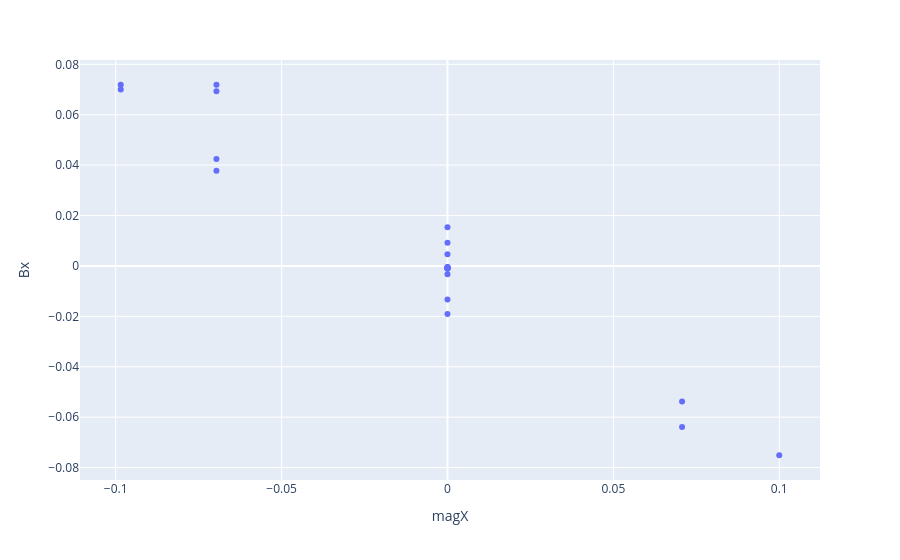
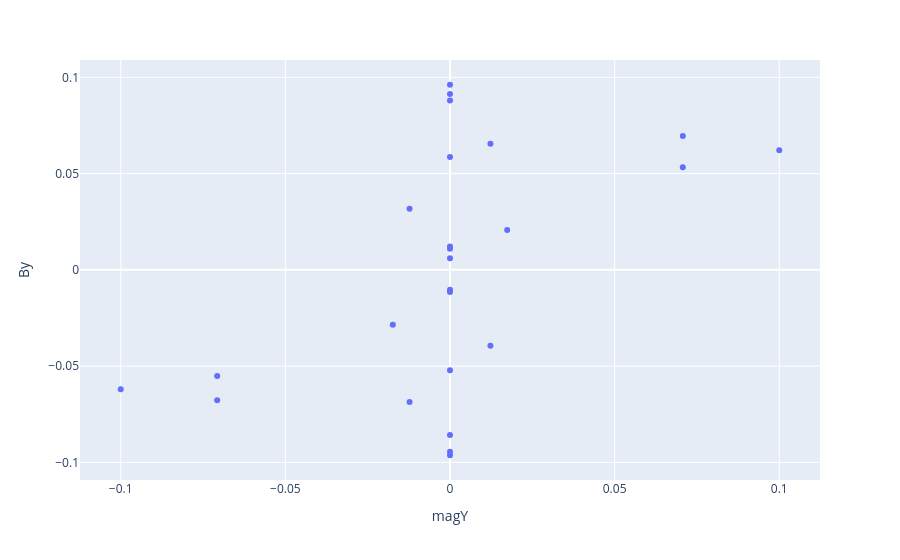
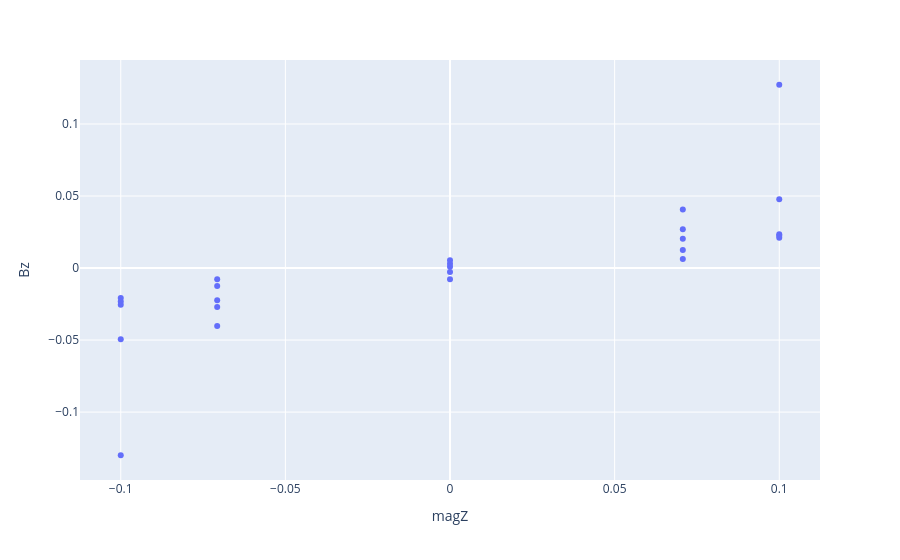

Write notebook code for charts like these, in order.
### Markdown cell above
# 1) is it centered?
I ran the centering code called centerCalibGui.py, but seems like it didn't do a great job.

it says that the center coordinates are 31.04499272827137, and 24.73

### Code cell
df1 = rename_columns(pd.read_csv("1centerQ.csv", comment = ";",  parse_dates=[' pd.Timestamp.now #now','queueT'])) #parse dates for convenience only

phi = np.deg2rad(df1['magnet.phi'])
elev = np.deg2rad(df1['magnet.theta'])   # theta = elevation from horizon
B = df1['magnet.field']

df1['magX'] = B * np.cos(elev) * np.cos(phi)
df1['magY'] = B * np.cos(elev) * np.sin(phi)
df1['magZ'] = B * np.sin(elev)
px.scatter(df1, "magX", "Bx").show()
px.scatter(df1, "magY", "By").show()
px.scatter(df1, "magZ", "Bz").show()

### Figure 1 — Plotly figure (JSON) as saved in the notebook; plotly's stock layout.template omitted (floating-point values rounded to 4 significant figures)
{"data": [{"hovertemplate": "magX=%{x}<br>Bx=%{y}<extra></extra>", "legendgroup": "", "marker": {"color": "#636efa", "symbol": "circle"}, "mode": "markers", "name": "", "orientation": "v", "showlegend": false, "type": "scatter", "x": [0.1, 0.07071, 6.123e-18, 0.07071, 6.123e-18, 6.123e-18, 4.33e-18, 3.749e-34, 4.33e-18, 3.749e-34, 6.123e-18, 4.33e-18, 3.749e-34, 4.33e-18, 3.749e-34, -0.09848, -0.06964, -6.03e-18, -0.06964, -6.03e-18, -0.09848, -0.06964, -6.03e-18, -0.06964, -6.03e-18], "xaxis": "x", "y": [-0.07511, -0.0538, 0.004606, -0.06386, -0.003269, -0.0005105, -0.000536, -0.0005471, -0.0005146, -0.0008456, -0.001055, -0.001111, -0.0006879, -0.001024, -0.000924, 0.07189, 0.04247, -0.01335, 0.06929, 0.009226, 0.07003, 0.07187, 0.01539, 0.03778, -0.01902], "yaxis": "y"}], "layout": {"legend": {"tracegroupgap": 0}, "margin": {"t": 60}, "xaxis": {"anchor": "y", "domain": [0, 1], "title": {"text": "magX"}}, "yaxis": {"anchor": "x", "domain": [0, 1], "title": {"text": "Bx"}}}}

### Figure 2 — Plotly figure (JSON) as saved in the notebook; plotly's stock layout.template omitted (floating-point values rounded to 4 significant figures)
{"data": [{"hovertemplate": "magY=%{x}<br>By=%{y}<extra></extra>", "legendgroup": "", "marker": {"color": "#636efa", "symbol": "circle"}, "mode": "markers", "name": "", "orientation": "v", "showlegend": false, "type": "scatter", "x": [0.0, 0.0, 0.0, 0.0, 0.0, 0.1, 0.07071, 6.123e-18, 0.07071, 6.123e-18, -0.1, -0.07071, -6.123e-18, -0.07071, -6.123e-18, 0.01736, 0.01228, 1.063e-18, 0.01228, 1.063e-18, -0.01736, -0.01228, -1.063e-18, -0.01228, -1.063e-18], "xaxis": "x", "y": [0.006039, 0.05857, 0.09137, -0.05215, -0.09441, 0.06218, 0.0533, 0.01093, 0.0695, -0.01032, -0.06201, -0.06773, 0.01215, -0.05518, -0.01149, 0.02073, 0.06546, 0.08801, -0.03941, -0.09628, -0.02848, 0.03174, 0.09615, -0.06857, -0.08572], "yaxis": "y"}], "layout": {"legend": {"tracegroupgap": 0}, "margin": {"t": 60}, "xaxis": {"anchor": "y", "domain": [0, 1], "title": {"text": "magY"}}, "yaxis": {"anchor": "x", "domain": [0, 1], "title": {"text": "By"}}}}

### Figure 3 — Plotly figure (JSON) as saved in the notebook; plotly's stock layout.template omitted (floating-point values rounded to 4 significant figures)
{"data": [{"hovertemplate": "magZ=%{x}<br>Bz=%{y}<extra></extra>", "legendgroup": "", "marker": {"color": "#636efa", "symbol": "circle"}, "mode": "markers", "name": "", "orientation": "v", "showlegend": false, "type": "scatter", "x": [-0.0, 0.07071, 0.1, -0.07071, -0.1, -0.0, 0.07071, 0.1, -0.07071, -0.1, -0.0, 0.07071, 0.1, -0.07071, -0.1, -0.0, 0.07071, 0.1, -0.07071, -0.1, -0.0, 0.07071, 0.1, -0.07071, -0.1], "xaxis": "x", "y": [0.0009054, 0.01258, 0.02096, -0.01243, -0.02087, -0.002689, 0.027, 0.04777, -0.0403, -0.13, 0.0029, 0.04055, 0.1272, -0.02709, -0.04946, -0.007752, 0.006229, 0.02343, -0.02229, -0.0233, 0.005482, 0.02042, 0.02237, -0.007783, -0.0254], "yaxis": "y"}], "layout": {"legend": {"tracegroupgap": 0}, "margin": {"t": 60}, "xaxis": {"anchor": "y", "domain": [0, 1], "title": {"text": "magZ"}}, "yaxis": {"anchor": "x", "domain": [0, 1], "title": {"text": "Bz"}}}}
